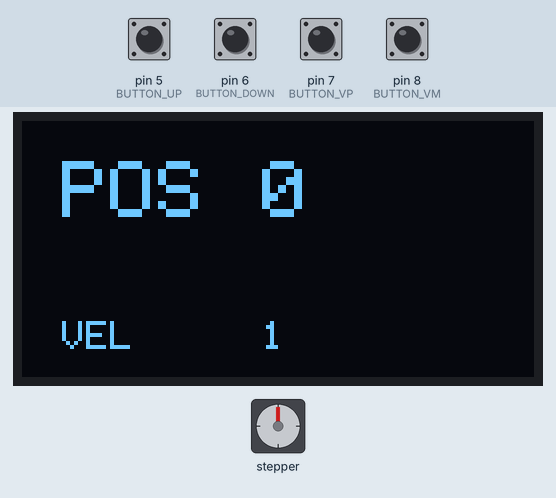
The sketch below on a simulated Arduino Uno, built with avr-gcc and run on an emulated ATmega328P. On the bench: stepper motor, 128×64 one-colour display. Wiring (inferred from the names in the program): stepper motor driver (200 steps per turn assumed): step pin 9; direction pin 4. Inputs (shaded band) come from the test bench; at power-on: pin 5 (BUTTON_UP), pin 6 (BUTTON_DOWN), pin 7 (BUTTON_VP), pin 8 (BUTTON_VM) HIGH. The display library's start-up logo is not drawn; what the sketch prints to the serial monitor is not drawn.

Above: at 5.3 s.
5.4 s: pin 6 (BUTTON_DOWN) pulled LOW for 1 s
At 7.5 s:
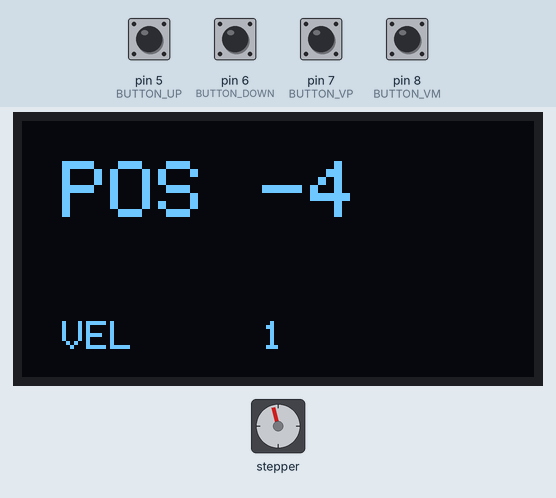
7.9 s: pin 7 (BUTTON_VP) pulled LOW for 0.25 s
At 9.1 s:
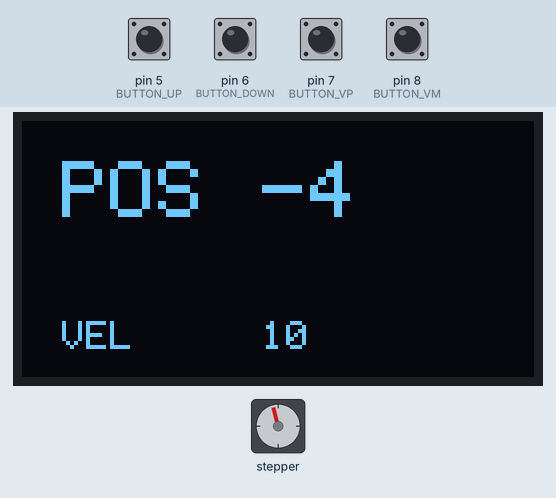
9.6 s: pin 5 (BUTTON_UP) pulled LOW for 1 s
At 11.7 s:
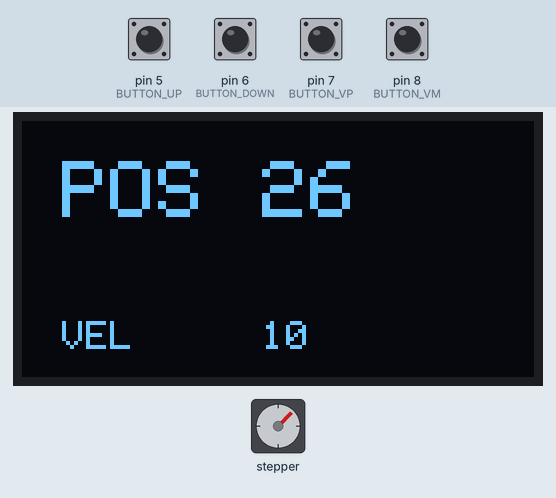
12.1 s: pin 5 (BUTTON_UP) pulled LOW for 0.25 s
At 13.4 s:
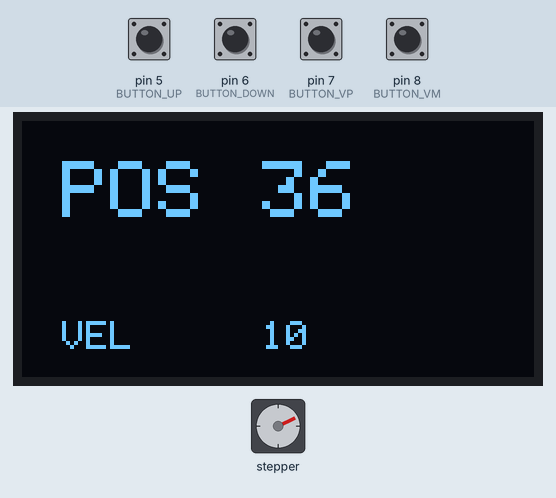
13.8 s: pin 8 (BUTTON_VM) pulled LOW for 0.25 s
At 14.9 s:
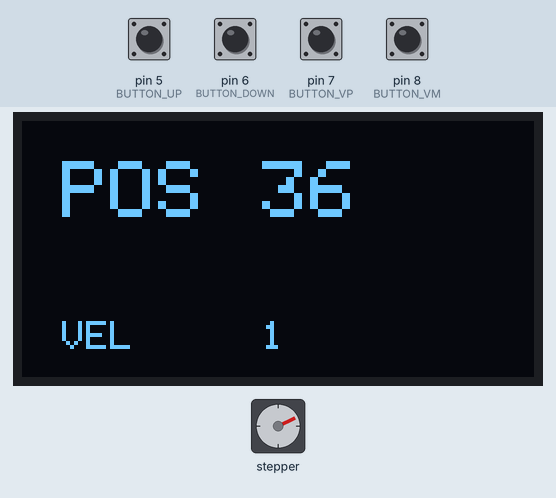
15.5 s: pin 6 (BUTTON_DOWN) pulled LOW for 0.25 s
At 16.0 s:
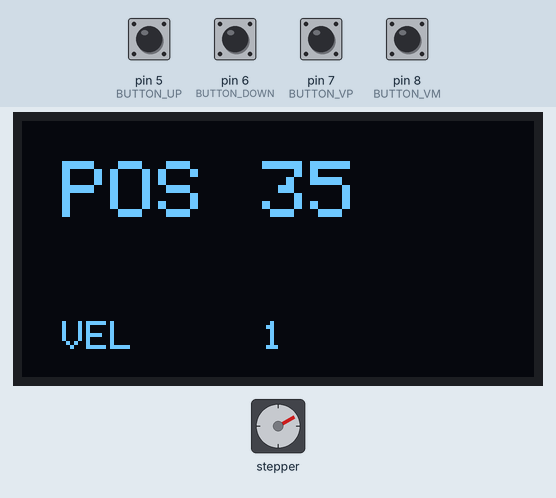
Timing chart, 0 to 18.2 s (numbered marks = the images above; inputs shaded):
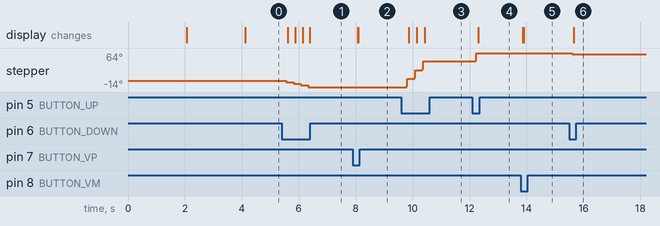

Measured:
- after the input at 5.4 s, stepper: turns 14° counter-clockwise in 0.77 s, starting after 0.16 s; the display: first changes after 0.22 s (image 1 shows a later state)
- after the input at 7.9 s, the display: first changes after 0.17 s (image 2 shows a later state)
- after the input at 9.6 s, stepper: turns 59° clockwise in 0.57 s, starting after 0.19 s; the display: first changes after 0.27 s (image 3 shows a later state)
- after the input at 12.1 s, stepper: goes 46° 0.02 s, then 64°, starting after 0.12 s; the display: changes after 0.20 s (image 4)
- after the input at 13.8 s, the display: first changes after 0.07 s (image 5 shows a later state)

The sketch:

simple_focuser.ino
```cpp
/*
 * Versione 1.0 simple focuser. It uses an Arduino Micro Pro, an oled display ssd 1306, a four push-buttons module and an easydriver driving a Nema 11 stepper motor.
 * With these settings motor turns in in 1600 (micro)steps
 * tested ok on breadboard - 11/01/2024
 */
#include <Wire.h>
#include <Adafruit_GFX.h>
#include <Adafruit_SSD1306.h>

#define SCREEN_WIDTH 128 // OLED display width, in pixels
#define SCREEN_HEIGHT 64 // OLED display height, in pixels
#define BUTTON_UP 5
#define BUTTON_DOWN 6
#define BUTTON_VP 7
#define BUTTON_VM 8
#define STEP_PIN                9
#define DIRECTION_PIN           4

int pos = 0;
int vel = 0;//speedness index
int up;
int down;
int velp;
int velm;
int t_delay = 50;
int speedness[] = {1,10,50,100,200,400};

#define OLED_RESET     -1 // Reset pin # (or -1 if sharing Arduino reset pin)
Adafruit_SSD1306 display(SCREEN_WIDTH, SCREEN_HEIGHT, &Wire, OLED_RESET);

void setup() {
  Serial.begin(115200);
  pinMode(BUTTON_UP, INPUT);
  pinMode(BUTTON_DOWN, INPUT);
  pinMode(BUTTON_VP, INPUT);
  pinMode(BUTTON_VM, INPUT);
  pinMode(STEP_PIN,OUTPUT);
  pinMode(DIRECTION_PIN,OUTPUT);

  delay(2000);
  Serial.println(F("Starting!"));
  if(!display.begin(SSD1306_SWITCHCAPVCC, 0x3C)) {
    Serial.println(F("SSD1306 allocation failed"));
    for(;;); // Don't proceed, loop forever
  }
  Serial.println(F("Initialized!"));
  display.display();
  delay(2000);
  show_display();
}

void loop() {
  up = digitalRead(BUTTON_UP);
  if (up==0)moveup (speedness[vel]);
  delay(t_delay);
  down = digitalRead(BUTTON_DOWN);
  if (down==0)movedown (speedness[vel]);
   delay(t_delay);
  velp = digitalRead(BUTTON_VP);
  if (velp==0)velup ();
   delay(t_delay);
   velm = digitalRead(BUTTON_VM);
  if (velm==0)veldown ();
   delay(t_delay);
}

void moveup(int steps){
 pos = pos + steps;
 digitalWrite(DIRECTION_PIN,HIGH);
 motor_move(steps);
  show_display();
}

void movedown(int steps){
 pos = pos - steps;
 digitalWrite(DIRECTION_PIN,LOW);
 motor_move(steps);
 show_display();
}

void motor_move(int distance){
  for(int i=0;i<=distance;i++){
    digitalWrite(STEP_PIN, HIGH);
    delay(1);
    digitalWrite(STEP_PIN, LOW);
    delay(1);
  }
}
void velup(){
 vel++;;
 if(vel>5) vel=5;
  show_display();
}

void veldown(){
 vel--;;
 if(vel<0) vel=0;
  show_display();
}
void show_display(){
  display.clearDisplay();
  display.display();
  display.setTextColor(SSD1306_WHITE);
  display.setCursor(10, 10);
  display.setTextSize(2);
  display.print(F("POS"));
   display.setCursor(60, 10);
  display.print(pos);
  display.setCursor(10, 50);
  display.setTextSize(1);
  display.print(F("VEL"));
   display.setCursor(60, 50);
  display.print(speedness[vel]);
  display.display();
}
```
